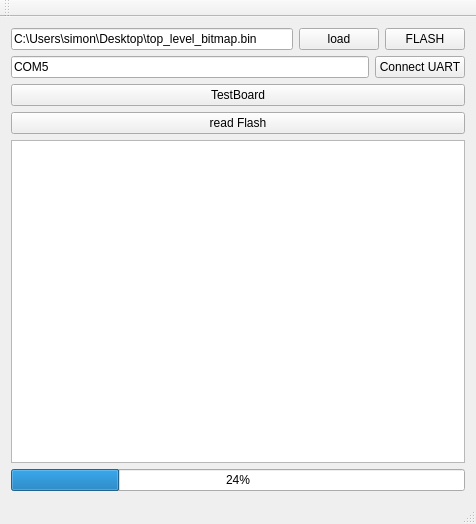
<?xml version="1.0" encoding="UTF-8"?>
<ui version="4.0">
 <class>MainWindow</class>
 <widget class="QMainWindow" name="MainWindow">
  <property name="geometry">
   <rect>
    <x>0</x>
    <y>0</y>
    <width>476</width>
    <height>524</height>
   </rect>
  </property>
  <property name="windowTitle">
   <string>MainWindow</string>
  </property>
  <widget class="QWidget" name="centralWidget">
   <layout class="QVBoxLayout" name="verticalLayout_2">
    <item>
     <layout class="QVBoxLayout" name="verticalLayout">
      <item>
       <layout class="QHBoxLayout" name="horizontalLayout_2">
        <item>
         <widget class="QLineEdit" name="lineEdit">
          <property name="text">
           <string>C:\Users\simon\Desktop\top_level_bitmap.bin</string>
          </property>
         </widget>
        </item>
        <item>
         <widget class="QPushButton" name="load_filebutton">
          <property name="text">
           <string>load</string>
          </property>
         </widget>
        </item>
        <item>
         <widget class="QPushButton" name="flash_button">
          <property name="text">
           <string>FLASH</string>
          </property>
         </widget>
        </item>
       </layout>
      </item>
      <item>
       <layout class="QHBoxLayout" name="horizontalLayout">
        <item>
         <widget class="QLineEdit" name="com_name">
          <property name="text">
           <string>COM5</string>
          </property>
         </widget>
        </item>
        <item>
         <widget class="QPushButton" name="connectUart_Button">
          <property name="text">
           <string>Connect UART</string>
          </property>
         </widget>
        </item>
       </layout>
      </item>
      <item>
       <widget class="QPushButton" name="test_connection_button">
        <property name="text">
         <string>TestBoard</string>
        </property>
       </widget>
      </item>
      <item>
       <widget class="QPushButton" name="read_flash_button">
        <property name="text">
         <string>read Flash</string>
        </property>
       </widget>
      </item>
      <item>
       <widget class="QTextBrowser" name="output"/>
      </item>
      <item>
       <widget class="QProgressBar" name="progressBar">
        <property name="value">
         <number>24</number>
        </property>
       </widget>
      </item>
     </layout>
    </item>
   </layout>
  </widget>
  <widget class="QMenuBar" name="menuBar">
   <property name="geometry">
    <rect>
     <x>0</x>
     <y>0</y>
     <width>476</width>
     <height>21</height>
    </rect>
   </property>
  </widget>
  <widget class="QToolBar" name="mainToolBar">
   <attribute name="toolBarArea">
    <enum>TopToolBarArea</enum>
   </attribute>
   <attribute name="toolBarBreak">
    <bool>false</bool>
   </attribute>
  </widget>
  <widget class="QStatusBar" name="statusBar"/>
 </widget>
 <layoutdefault spacing="6" margin="11"/>
 <resources/>
 <connections/>
</ui>
